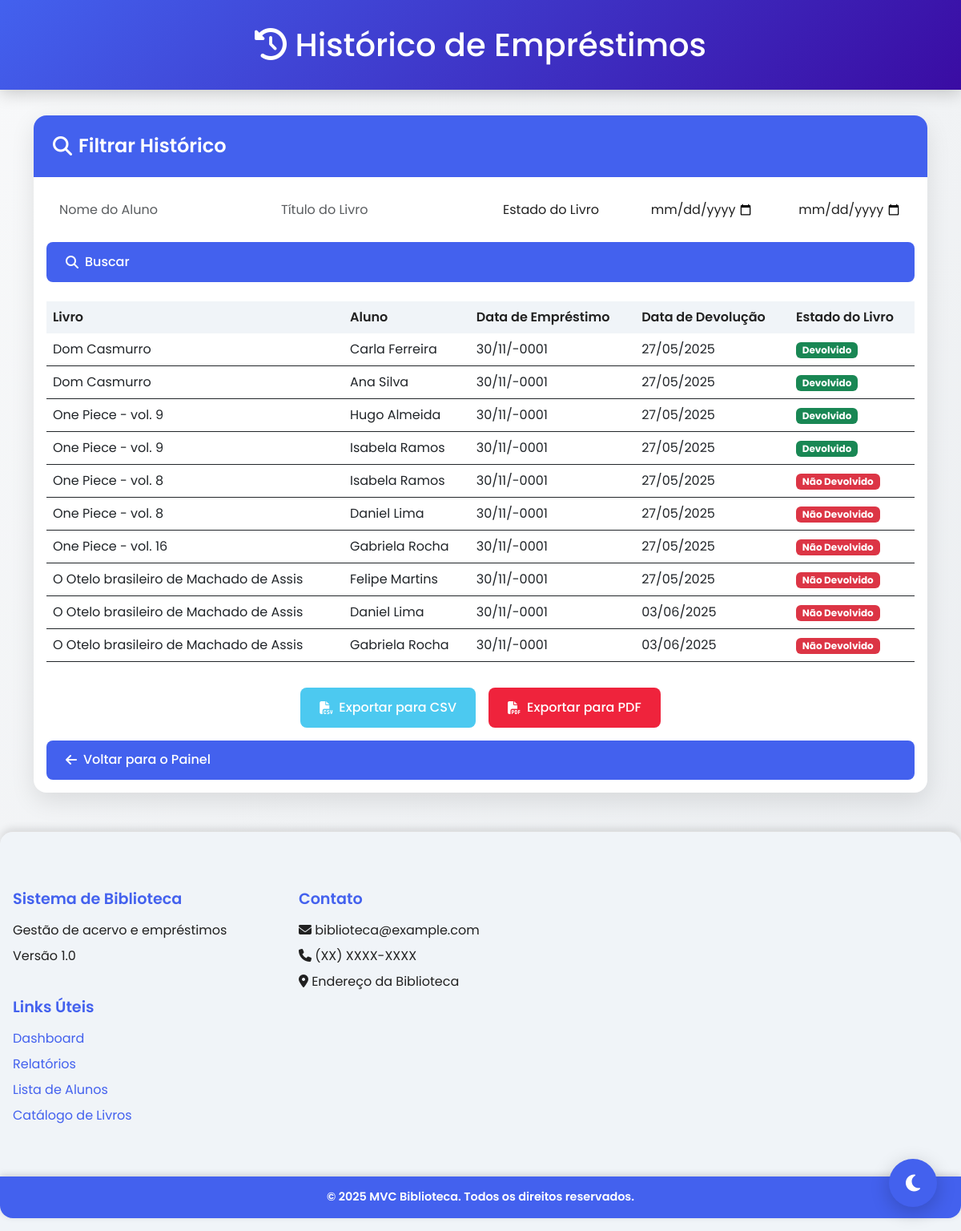
The app's page /frontend/historico_emprestimos.php (signed in), older data.
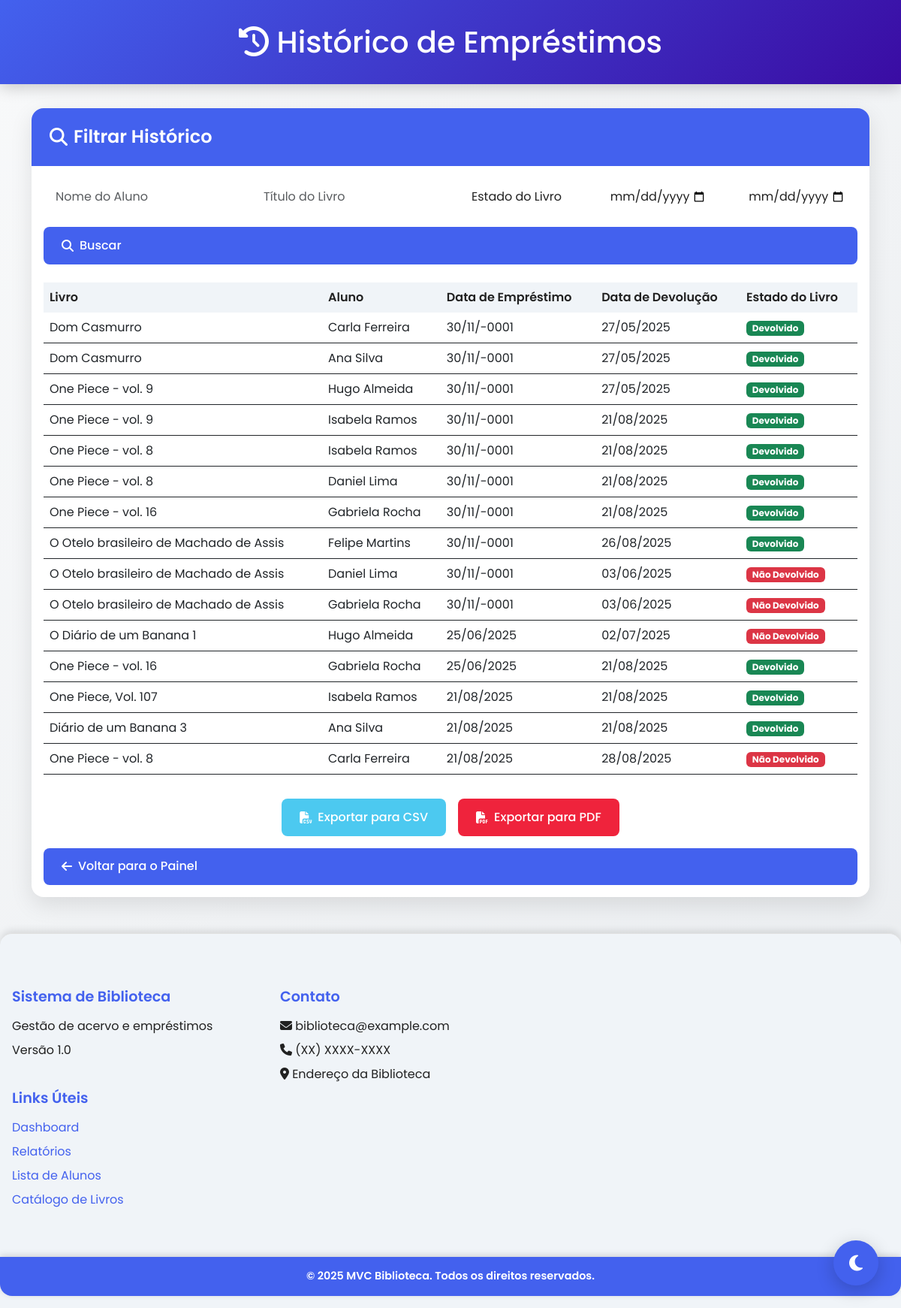
The same page, newer data.
### tables this page shows
CREATE TABLE `emprestimos` (
  `id` int(11) NOT NULL,
  `aluno_id` int(11) DEFAULT NULL,
  `livro_id` int(11) DEFAULT NULL,
  `data_emprestimo` date NOT NULL,
  `data_devolucao` date DEFAULT NULL,
  `devolvido` varchar(50) NOT NULL,
  `professor_id` int(11) DEFAULT NULL
);

CREATE TABLE `livros` (
  `id` int(11) NOT NULL,
  `titulo` varchar(255) NOT NULL,
  `autor` varchar(255) NOT NULL,
  `isbn` varchar(20) NOT NULL,
  `capa_url` varchar(700) DEFAULT NULL,
  `descricao` text DEFAULT NULL,
  `categoria` varchar(100) DEFAULT NULL,
  `ano_publicacao` varchar(4) NOT NULL,
  `genero` varchar(100) NOT NULL,
  `quantidade` int(100) NOT NULL,
  `preview_link` varchar(255) DEFAULT NULL
);

CREATE TABLE `alunos` (
  `id` int(11) NOT NULL,
  `nome` varchar(255) NOT NULL,
  `serie` varchar(50) NOT NULL,
  `email` varchar(255) NOT NULL,
  `senha` varchar(255) NOT NULL,
  `professor_id` int(11) DEFAULT NULL
);

### backend/historico_emprestimos.php (called while the page is built, shortened)
<?php
require '../includes/conn.php';
$sql = "
    SELECT e.id, l.titulo AS livro, a.nome AS aluno, e.data_emprestimo, e.data_devolucao, e.devolvido
    FROM emprestimos e
    JOIN livros l ON e.livro_id = l.id
    JOIN alunos a ON e.aluno_id = a.id
    WHERE 1
";
$stmt = $conn->prepare($sql);
$stmt->execute();
$result = $stmt->get_result();
?>

### frontend/historico_emprestimos.php (the view, shortened to what the changed rows need)
<?php
include('../backend/historico_emprestimos.php')
?>
<!DOCTYPE html>
<html lang="pt" data-theme="light">
<head>
    <link href="https://cdn.jsdelivr.net/npm/bootstrap@5.3.0/dist/css/bootstrap.min.css" rel="stylesheet">
    <link rel="stylesheet" href="https://cdnjs.cloudflare.com/ajax/libs/font-awesome/6.4.2/css/all.min.css">
    <link rel="stylesheet" href="assets/css/historico_emprestimos.css">
</head>
<body>
    <div class="dashboard-header text-center">
        <div class="container">
            <h1 class="mb-0">
                <i class="fas fa-history"></i> Histórico de Empréstimos
            </h1>
        </div>
    </div>
    <div class="container">
        <div class="card">
            <div class="card-body">
                <div class="table-responsive">
                    <table class="table table-hover">
                        <thead>
                            <tr>
                                <th>Livro</th>
                                <th>Aluno</th>
                                <th>Data de Empréstimo</th>
                                <th>Data de Devolução</th>
                                <th>Estado do Livro</th>
                            </tr>
                        </thead>
                        <tbody>
                            <?php if ($result->num_rows > 0): ?>
                                <?php while ($row = $result->fetch_assoc()): ?>
                                    <tr>
                                        <td><?php echo $row['livro']; ?></td>
                                        <td><?php echo $row['aluno']; ?></td>
                                        <td><?php echo date('d/m/Y', strtotime($row['data_emprestimo'])); ?></td>
                                        <td><?php echo $row['data_devolucao'] ? date('d/m/Y', strtotime($row['data_devolucao'])) : 'Não devolvido'; ?></td>
                                        <td>
                                            <span class="badge <?php echo $row['devolvido'] == '0' ? 'bg-danger' : 'bg-success'; ?>">
                                                <?php echo $row['devolvido'] == '0' ? 'Não Devolvido' : 'Devolvido'; ?>
                                            </span>
                                        </td>
                                    </tr>
                                <?php endwhile; ?>
                            <?php else: ?>
                                <tr>
                                    <td colspan="5" class="text-center">Nenhum registro encontrado.</td>
                                </tr>
                            <?php endif; ?>
                        </tbody>
                    </table>
                </div>
            </div>
        </div>
    </div>
    <link rel="stylesheet" href="_css/footer.css">
</body>
</html>

Row changes from the older to the newer data that the page shows:
changed emprestimos (number 4 of 15 on the later page): data_devolucao "27/05/2025" → "21/08/2025"
changed emprestimos (number 5 of 15 on the later page): data_devolucao "27/05/2025" → "21/08/2025"; devolvido "Não Devolvido" → "Devolvido"
changed emprestimos (number 6 of 15 on the later page): data_devolucao "27/05/2025" → "21/08/2025"; devolvido "Não Devolvido" → "Devolvido"
changed emprestimos (number 7 of 15 on the later page): data_devolucao "27/05/2025" → "21/08/2025"; devolvido "Não Devolvido" → "Devolvido"
changed emprestimos "Felipe Martins": data_devolucao "27/05/2025" → "26/08/2025"; devolvido "Não Devolvido" → "Devolvido"
added emprestimos: livro.titulo "O Diário de um Banana 1", aluno.nome "Hugo Almeida", data_emprestimo "25/06/2025", data_devolucao "02/07/2025", devolvido "Não Devolvido"
added emprestimos: livro.titulo "One Piece - vol. 16", aluno.nome "Gabriela Rocha", data_emprestimo "25/06/2025", data_devolucao "21/08/2025", devolvido "Devolvido"
added emprestimos: livro.titulo "One Piece, Vol. 107", aluno.nome "Isabela Ramos", data_emprestimo "21/08/2025", data_devolucao "21/08/2025", devolvido "Devolvido"
added emprestimos: livro.titulo "Diário de um Banana 3", aluno.nome "Ana Silva", data_emprestimo "21/08/2025", data_devolucao "21/08/2025", devolvido "Devolvido"
added emprestimos: livro.titulo "One Piece - vol. 8", aluno.nome "Carla Ferreira", data_emprestimo "21/08/2025", data_devolucao "28/08/2025", devolvido "Não Devolvido"
